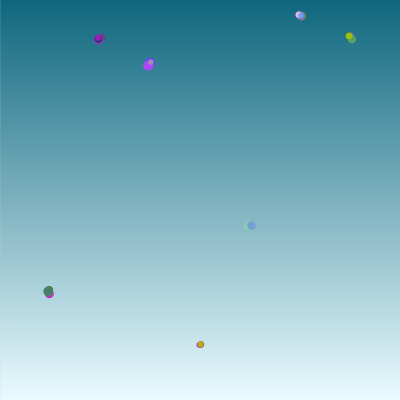
Frame 1 (no input)
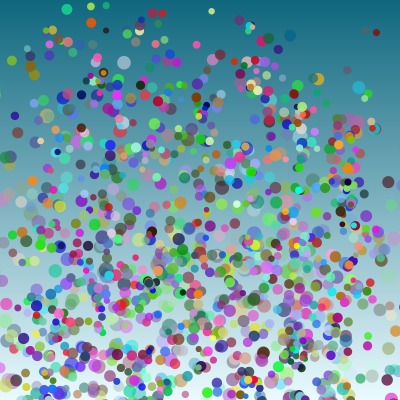
Frame 60 (the mouse pressed at the canvas centre just before this capture)
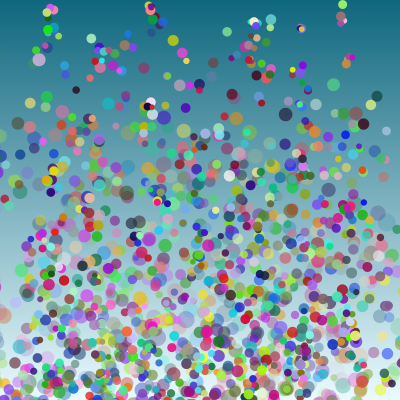
Frame 120 (the mouse held since frame 60 and released just before this capture)

The Processing sketch that drew these frames (run headless with seeded random() and noise(); from frame 60 on, the mouse is pressed at the canvas centre):

// Processing sketch: processing_92847
// ── processing_92847.pde

//Elli_120412_final_Drawing_with_Bubbles
/**
 * Multiple Particle Systems
 * by Daniel Shiffman.  Mods by Elli Park
 * 
 * Drag mouse to add more bubbles.
 * 
 * Ideally designed for a touch screen.
 * 
 */

color c1, c2;

//for background gradation
int Y_AXIS = 1;
int X_AXIS = 2;

int MAXNUMOFSYS = 20000;

int syscount = 0;
int mousecount = 0;

ParticleSystem[] particlesystems = new ParticleSystem[MAXNUMOFSYS]; //for bubbles that are animating themselves
ParticleMouse[] particlesmouse = new ParticleMouse[MAXNUMOFSYS]; //mouse input

void setup() {
  size(400, 400);
  smooth();
  randomSeed(100);
  colorMode(RGB, 255, 255, 255, 100);
  c1 = color(15, 103, 126);
  c2 = color(234, 251, 255);
  frameRate(100);
}

void draw() {
  animation();
  // Cycle through all particle systems, run them
  for (int i = 0; i< syscount; i++) {
    particlesystems[i].run();
    println("i="+i);
  }

  for (int j = 0; j< mousecount; j++) {
    particlesmouse[j].run();
  }


}

void animation() { 

  gradation(0, 0, 400, 400, c1, c2, Y_AXIS); 
  gradation(0, 0, 400, 400, c2, c1, X_AXIS);

  if (syscount < MAXNUMOFSYS) { //pm

    //bubbles that are animating themselves
    particlesystems[syscount] = new ParticleSystem(new PVector(50, random(height)));
    syscount++;

    particlesystems[syscount] = new ParticleSystem(new PVector(100, random(height)));
    syscount++;

    particlesystems[syscount] = new ParticleSystem(new PVector(150, random(height)));
    syscount++;

    particlesystems[syscount] = new ParticleSystem(new PVector(200, random(height)));
    syscount++;

    particlesystems[syscount] = new ParticleSystem(new PVector(250, random(height)));
    syscount++;

    particlesystems[syscount] = new ParticleSystem(new PVector(300, random(height)));
    syscount++;

    particlesystems[syscount] = new ParticleSystem(new PVector(350, random(height)));
    syscount++;
  }
}


//When the mouse is dragged, add a new particle system (draw with bubbles)
void mouseDragged() {

  if (mousecount < MAXNUMOFSYS) { //pm
    particlesmouse[mousecount] = new ParticleMouse(new PVector(mouseX, mouseY));
    mousecount++;
  }
}

void gradation(int x, int y, float w, float h, color c1, color c2, int axis ) {

  noFill();

  if (axis == Y_AXIS) {
    for (int i = y; i <= y+h; i++) {
      float inter = map(i, y, y+h, 0, 1);
      color c = lerpColor(c1, c2, inter);
      stroke(c);
      line(x, i, x+w, i);
    }
  }
}

// A simple Particle class

class Particle {
  PVector loc;
  PVector vel;
  PVector acc;
  float rad;
  float timer;
  float r;
  float g;
  float b;

  Particle(PVector pv, float _r, float _g, float _b) {
    loc = pv.get();
    acc = new PVector(0, 0.05, 0);
    vel = new PVector( random(-2, 2), random(-5, 0), 0 );
    rad = random(5.0, 10.0);      //size of bubbles
    timer = 100.0;
    r= _r;
    g= _g;
    b= _b;
    
  }

  void run() {
    update();
    render();
  }

  // Method to update location
  void update() {
    vel.sub(acc);
    loc.sub(vel);
    timer -= 1.0;
    rad = rad + 0.1;
  }

  // Method to display
  void render() {
    ellipseMode(CENTER);
    // stroke(255, timer);
    fill(r, g, b, timer);
    noStroke();
    ellipse(loc.x, loc.y, rad, rad);
  }
}


// An Array is used to manage the list of Particles for dragged bubbles

class ParticleMouse {

  int PARTICLENUMS = 2;
  Particle[] particles = new Particle[PARTICLENUMS];    // a container for all the particles
  PVector origin;  // an origin point for where particles are birthed
  float r;
  float g;
  float b;

  ParticleMouse(PVector v) {
    origin = v.get();     // Store the origin point
    for (int i = 0; i < PARTICLENUMS; i++) {  // Load up the array with "Particles"
       particles[i] = new Particle((origin), random(5, 70), random(10, 50), random(70, 200));
    }
  }

void run() {
  // telling all the particles in this system to update & draw
  for (int i = 0; i < PARTICLENUMS; i++) {          // Load up the array
    particles[i].run();
  }
 }
}

//end class

// An Array is used to manage the list of Particles 

class ParticleSystem {

  int PARTICLENUMS = 4;
  Particle[] particles = new Particle[PARTICLENUMS];    // a container for all the particles
  PVector origin;  // an origin point for where particles are birthed
  float r;
  float g;
  float b;

  ParticleSystem(PVector v) {
    origin = v.get();     // Store the origin point
    for (int i = 0; i < PARTICLENUMS; i++) {  // Load up the array with "Particles"
       particles[i] = new Particle((origin), random(255), random(255), random(255));
    }
  }

void run() {
  // telling all the particles in this system to update & draw
  for (int i = 0; i < PARTICLENUMS; i++) {          // Load up the array
    particles[i].run();
  }
 }
}

//end class
